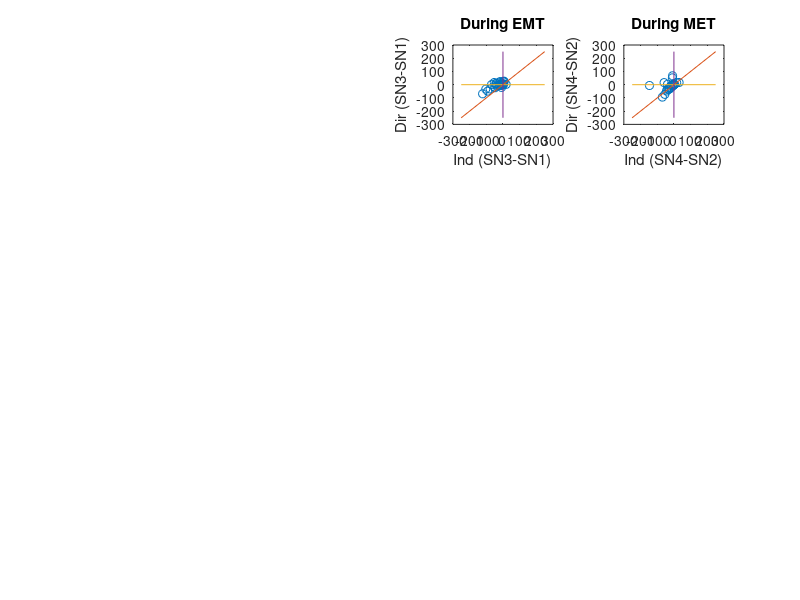

Here is the MATLAB script that generated this plot:
clear
clc

load param_ThrePert_SB0AB0_25pc_OR.mat
load param_SameSA0SB0_OR.mat

param_unp = param_OR(:,nrr);
%param_thre = param_ThrePert_OR(:,nrr);


unp=tri_types(nrr,:);
ind=tri_type_AB0ltSB0;
dir=tri_type_SB0ltAB0;

[unp_sorted,idx] = sort(unp);
dir_sorted = dir(idx);
ind_sorted = ind(idx);

SN_DirSorted = SNB_SB0ltAB0(idx,:);
SN_IndSorted = SNB_AB0ltSB0(idx,:);

SNB_Unp = SNB(nrr,:);
SNB_Dir = SNB_SB0ltAB0;
SNB_Ind = SNB_AB0ltSB0;

% Type 4 (1U1D): SN1>SN3>SN2>SN4
% Type 2 (1U2D): SN1>SN3>SN4>SN2
% Type 3 (2U1D): SN3>SN1>SN2>SN4
% Type 1 (2U2D): SN3>SN1>SN4>SN2

nr = length(nrr);

for ik = 1:nr

    if SNB_Unp(ik,1)>SNB_Unp(ik,3) && SNB_Unp(ik,3)>SNB_Unp(ik,2) && SNB_Unp(ik,2)>SNB_Unp(ik,4)
        triType_Unp(ik,1) = 4;
    elseif SNB_Unp(ik,1)>SNB_Unp(ik,3) && SNB_Unp(ik,3)>SNB_Unp(ik,4) && SNB_Unp(ik,4)>SNB_Unp(ik,2)
        triType_Unp(ik,1) = 2;
    elseif SNB_Unp(ik,3)>SNB_Unp(ik,1) && SNB_Unp(ik,1)>SNB_Unp(ik,2) && SNB_Unp(ik,2)>SNB_Unp(ik,4)
        triType_Unp(ik,1) = 3;
    elseif SNB_Unp(ik,3)>SNB_Unp(ik,1) && SNB_Unp(ik,1)>SNB_Unp(ik,4) && SNB_Unp(ik,4)>SNB_Unp(ik,2)
        triType_Unp(ik,1) = 1;
    end

    if SNB_Dir(ik,1)>SNB_Dir(ik,3) && SNB_Dir(ik,3)>SNB_Dir(ik,2) && SNB_Dir(ik,2)>SNB_Dir(ik,4)
        triType_Dir(ik,1) = 4;
    elseif SNB_Dir(ik,1)>SNB_Dir(ik,3) && SNB_Dir(ik,3)>SNB_Dir(ik,4) && SNB_Dir(ik,4)>SNB_Dir(ik,2)
        triType_Dir(ik,1) = 2;
    elseif SNB_Dir(ik,3)>SNB_Dir(ik,1) && SNB_Dir(ik,1)>SNB_Dir(ik,2) && SNB_Dir(ik,2)>SNB_Dir(ik,4)
        triType_Dir(ik,1) = 3;
    elseif SNB_Dir(ik,3)>SNB_Dir(ik,1) && SNB_Dir(ik,1)>SNB_Dir(ik,4) && SNB_Dir(ik,4)>SNB_Dir(ik,2)
        triType_Dir(ik,1) = 1;
    end

    if SNB_Ind(ik,1)>SNB_Ind(ik,3) && SNB_Ind(ik,3)>SNB_Ind(ik,2) && SNB_Ind(ik,2)>SNB_Ind(ik,4)
        triType_Ind(ik,1) = 4;
    elseif SNB_Ind(ik,1)>SNB_Ind(ik,3) && SNB_Ind(ik,3)>SNB_Ind(ik,4) && SNB_Ind(ik,4)>SNB_Ind(ik,2)
        triType_Ind(ik,1) = 2;
    elseif SNB_Ind(ik,3)>SNB_Ind(ik,1) && SNB_Ind(ik,1)>SNB_Ind(ik,2) && SNB_Ind(ik,2)>SNB_Ind(ik,4)
        triType_Ind(ik,1) = 3;
    elseif SNB_Ind(ik,3)>SNB_Ind(ik,1) && SNB_Ind(ik,1)>SNB_Ind(ik,4) && SNB_Ind(ik,4)>SNB_Ind(ik,2)
        triType_Ind(ik,1) = 1;
    end


end


diff_ind_SN31 = SNB_Ind(:,3)-SNB_Ind(:,1);
diff_ind_SN42 = SNB_Ind(:,4)-SNB_Ind(:,2);
diff_ind = diff_ind_SN31+diff_ind_SN42;

diff_dir_SN31 = SNB_Dir(:,3)-SNB_Dir(:,1);
diff_dir_SN42 = SNB_Dir(:,4)-SNB_Dir(:,2);
diff_dir = diff_dir_SN31+diff_dir_SN42;

%percent_ind = (length(find(diff_ind>diff_dir))/length(diff_ind))*100




percent_ind_EMT = (length(find(diff_ind_SN31>diff_dir_SN31))/length(diff_ind_SN31))*100
percent_ind_MET = (length(find(diff_ind_SN42>diff_dir_SN42))/length(diff_ind_SN42))*100

subplot(4,4,3)
plot(diff_ind_SN31,diff_dir_SN31,'o')
hold on
plot([-250,250],[-250,250])
plot([-250,250],[0,0])
plot([0,0],[-250,250])
xlabel('Ind (SN3-SN1)')
ylabel('Dir (SN3-SN1)')
title('During EMT')


subplot(4,4,4)
plot(diff_ind_SN42,diff_dir_SN42,'o')
hold on
plot([-250,250],[-250,250])
plot([-250,250],[0,0])
plot([0,0],[-250,250])
xlabel('Ind (SN4-SN2)')
ylabel('Dir (SN4-SN2)')
title('During MET')



% Convert data into a matrix
data = [unp_sorted';dir_sorted';ind_sorted'];


% Create a heatmap with default colormap
%heatmap(data, 'ColorbarVisible', 'off');
% figure(22)
% subplot(3,1,1)
% heatmap(data,'colormap',parula);
% xlabel('Models');
% %ylabel('a OR b');
% title('OR models (25% change in S_A_0, S_B_0 thresholds)');
% 
% len_H_Dir = SNB_SB0ltSA0(:,3)-SNB_SB0ltSA0(:,2);
% len_H_Ind = SNB_SA0ltSB0(:,3)-SNB_SA0ltSB0(:,2);
% 
% subplot(3,1,2)
% plot(len_H_Ind,len_H_Dir,'o')
% hold on
% plot([0,200],[0,200])
% xlabel('Indirect')
% ylabel('Direct')
